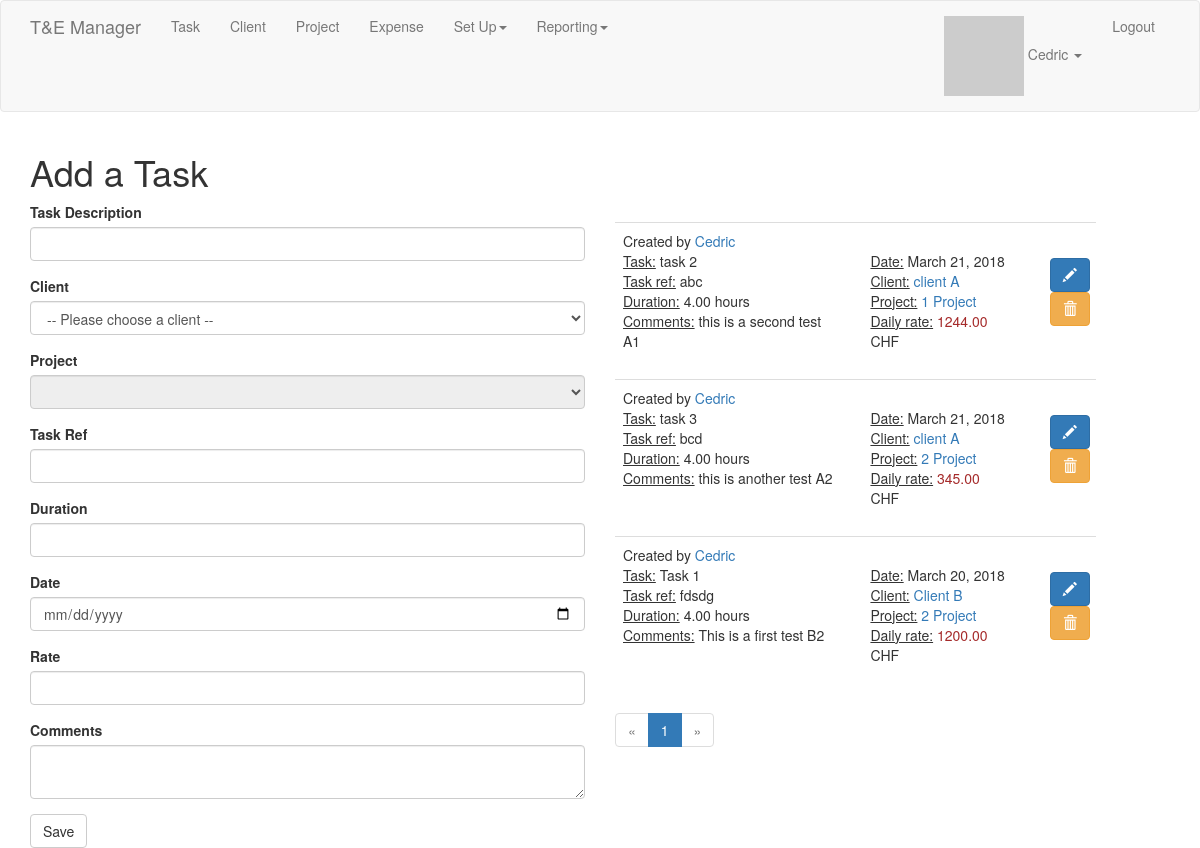
/add_task (signed in), run on the app's committed database.
### app/models.py (models this page shows, shortened)
class User(UserMixin, db.Model):
    id = db.Column(db.Integer, primary_key=True)
    username = db.Column(db.String(64), index=True, unique=True)
    email = db.Column(db.String(120), index=True, unique=True)
    password_hash = db.Column(db.String(128))
    tasks = db.relationship('Task', backref='user_task', lazy='dynamic')
    about_me = db.Column(db.String(140))
    last_seen = db.Column(db.DateTime, default=datetime.utcnow)
    followed = db.relationship(
        'User', secondary=followers,
        primaryjoin=(followers.c.follower_id == id),
        secondaryjoin=(followers.c.followed_id == id),
        backref=db.backref('followers', lazy='dynamic'), lazy='dynamic')
    clients = db.relationship('Client', backref='user_client', lazy='dynamic')
    projects = db.relationship('Project', backref='user_project', lazy='dynamic')
    role_id = db.Column(db.Integer, db.ForeignKey('role.id'))
    def avatar(self, size):
        digest = md5(self.email.lower().encode('utf-8')).hexdigest()
        return 'https://www.gravatar.com/avatar/{}?d=identicon&s={}'.format(digest, size)
    def my_tasks(self):
        own = Task.query.filter_by(user_id=self.id)
        return own.order_by(Task.date.desc(), Task.client_id.asc(), Task.task_ref.asc())
    def can(self, permissions):
        return self.role is not None and (self.role.permissions & permissions) == permissions

class Client(db.Model):
    id = db.Column(db.Integer, primary_key=True)
    name = db.Column(db.String(64), index=True)
    user_id = db.Column(db.Integer, db.ForeignKey('user.id'))
    address = db.Column(db.String(128))
    tasks = db.relationship('Task', backref='client_task', lazy='dynamic')
    projects = db.relationship('Project', backref='client_project', lazy='dynamic')

class Project(db.Model):
    id = db.Column(db.Integer, primary_key=True)
    name = db.Column(db.String(64), index=True)
    description = db.Column(db.String(128))
    tasks = db.relationship('Task', backref='project_task', lazy='dynamic')
    user_id = db.Column(db.Integer, db.ForeignKey('user.id'))
    client_id = db.Column(db.Integer, db.ForeignKey('client.id'))

class Task(db.Model):
    id = db.Column(db.Integer, primary_key=True)
    name = db.Column(db.String(64), index=True)
    user_id = db.Column(db.Integer, db.ForeignKey('user.id'))
    task_ref = db.Column(db.String(16))
    duration = db.Column(db.Numeric(4,2))
    date = db.Column(db.Date, index=True)
    comment = db.Column(db.String(240))
    rate = db.Column(db.Numeric(6,2))
    client_id = db.Column(db.Integer, db.ForeignKey('client.id'))
    project_id = db.Column(db.Integer, db.ForeignKey('project.id'))

### app/tasks/routes.py (the view, shortened to what this page needs)
@bp.route('/add_task', methods=['GET', 'POST'])
@login_required
def add_task():
    form = TaskForm(form_name='PickTask')
    form.client_id.choices = [(row.id, row.name) for row in Client.query.all()]
    form.project_id.choices = [(row.id, row.name) for row in Project.query.all()]
    if request.method == 'GET':
        page = request.args.get('page', 1, type=int)
        pagination = current_user.my_tasks().order_by(Task.date.desc(), Task.task_ref.asc()).paginate(page, 4, False)
        tasks = pagination.items
        return render_template('tasks/add_task.html', title='Add a task', form=form, tasks=tasks, pagination=pagination)

### app/tasks/forms.py
class TaskForm(FlaskForm):
    form_name = HiddenField('Form Name')
    name = StringField('Task Description', validators=[DataRequired()])
    client_id = QuerySelectField('Client', validators=[DataRequired()],
        query_factory=get_clients,
        allow_blank=True,
        get_label='name',
        blank_text=u'-- Please choose a client --',
        id='select_client')
    project_id = QuerySelectField('Project', validators=[DataRequired()],
        query_factory=get_projects,
        allow_blank=True,
        get_label='name',
        blank_text=u'-- Please choose a project --',
        id='select_project')
    task_ref = StringField('Task Ref', validators=[DataRequired()])
    duration = DecimalField('Duration', validators=[DataRequired()])
    date = DateField('Date', validators=[DataRequired()], format='%d/%m/%Y', default=datetime.date.today(),
                     id='date_picker')
    rate = DecimalField('Rate', validators=[DataRequired()])
    comment = TextAreaField('Comments', validators=[Length(min=0, max=140)])
    submit = SubmitField('Save')

### app/main/__init__.py (called while the page is built)
@bp.app_context_processor
def inject_permissions():
    return dict(Permission=Permission)

### app/main/routes.py (called while the page is built)
@bp.before_app_request
def before_request():
    if current_user.is_authenticated:
        current_user.last_seen = datetime.utcnow()
        db.session.commit()

### app/models.py (called while the page is built)
@login.user_loader
def load_user(id):
    return User.query.get(int(id))

### app/tasks/forms.py (called while the page is built)
def get_clients():
    return Client.query

def get_projects():
    return Project.query

### app/templates/tasks/add_task.html (shortened to what this page needs)
{% extends "base.html" %}
{% import 'bootstrap/wtf.html' as wtf %}
{% import "_macros.html" as macros %}
{% block app_content %}
    <h1>Add a Task</h1>
    <div class="row">
        <div class="col-md-6">
            {% if current_user.can(Permission.WRITE) %}
                {{ wtf.quick_form(form) }}
            {% endif %}
        </div>
        <div class="col-md-6">
            <div class="pagination">
                {% for task in tasks %}
                    {% include 'tasks/_task.html' %}
                {% endfor %}
            {{ macros.pagination_widget(pagination, 'tasks.add_task') }}
            </div>
        </div>
    </div>
{% endblock %}
{% block scripts %}
    {{ super() }}
{% endblock %}

### app/templates/base.html (shortened to what this page needs)
{% extends 'bootstrap/base.html' %}
{% block navbar %}
    <nav class="navbar navbar-default">
        <div class="container">
            <div class="navbar-header">
                {% if current_user.is_authenticated %}
                <a class="navbar-brand" href="{{ url_for('main.index') }}">T&E Manager</a>
                {% else %}
                <a class="navbar-brand" href="{{ url_for('auth.login') }}">T&E Manager</a>
                {% endif %}
            </div>
            <div class="collapse navbar-collapse" id="bs-example-navbar-collapse-1">
                <ul class="nav navbar-nav">
                    {% if current_user.is_authenticated %}
                    <li><a href="{{ url_for('tasks.add_task') }}">Task</a></li>
                    <li><a href="{{ url_for('clients.add_client') }}">Client</a></li>
                    <li><a href="{{ url_for('projects.add_project') }}">Project</a></li>
                    <li><a href="#">Expense</a></li>
                    <li class="dropdown"><a href="#" class="dropdown-toggle" data-toggle="dropdown">Set Up<b class="caret"></b></a>
                    <li class="dropdown"><a href="#" class="dropdown-toggle" data-toggle="dropdown">Reporting<b class="caret"></b></a>
                    </li>
                    {% endif %}
                </ul>
                <ul class="nav navbar-nav navbar-right">
                    {% if current_user.is_anonymous %}
                    <li><a href="{{ url_for('auth.register') }}">Register</a></li>
                    <li><a href="{{ url_for('auth.login') }}">Login</a></li>
                    {% else %}
                    <li class="dropdown"><a href="#" class="dropdown-toggle" data-toggle="dropdown"><img src="{{ current_user.avatar(size=18) }}"> {{ current_user.username }} <b class="caret"></b></a>
                    </li>
                    <li><a href="{{ url_for('auth.logout') }}">Logout</a></li>
                    {% endif %}
                </ul>
            </div>
        </div>
    </nav>
{% endblock %}
{% block content %}
    <div class="container">
        {% block app_content %}{% endblock %}
    </div>
{% endblock %}
{% block scripts %}
    <link rel="stylesheet" type="text/css" href="{{ url_for('static', filename='bootstrap-datetimepicker.min.css') }}" />
{% endblock %}

### app/templates/tasks/_task.html
<table class="table table-hover">
    <tr>
        <td>
            Created by <a href="{{ url_for('main.user', username=task.user_task.username) }}">{{ task.user_task.username }}</a>
            <div class="row">
                <div class="col-md-6">
                    <u>Task:</u> {{ task.name }}<br>
                    <u>Task ref:</u> {{ task.task_ref }}<br>
                    <u>Duration:</u> {{ task.duration }} hours<br>
                    {% autoescape false %}
                    <u>Comments:</u> {{ task.comment | replace("\n", "<br/>") }}<br>
                    {% endautoescape %}
                </div>
                <div class="col-md-4">
                    <u>Date:</u> {{ moment(task.date).format('LL') }}<br>
                    <u>Client:</u> <a href="{{ url_for('clients.edit_client', id=task.client_task.id) }}">{{ task.client_task.name }}</a><br>
                    <u>Project:</u> <a href="{{ url_for('projects.edit_project', id=task.project_task.id) }}">{{ task.project_task.name }}</a><br>
                    <u>Daily rate:</u> <span style="color: brown;">{{ task.rate }}</span> CHF<br>
                </div>
                {% if current_user.is_administrator %}
                <div class="btn pull-right">
                    <a class="btn btn-primary" href="{{ url_for('tasks.edit_task', id=task.id) }}"><span class="glyphicon glyphicon-pencil"></span></a>
                    <form method="post" action="{{ url_for('tasks.delete_task', id=task.id) }}"><button type="submit" class="btn btn-warning"><span class="glyphicon glyphicon-trash"></span></button></form>
                </div>
                {% endif %}
            </div>
        </td>
    </tr>
</table>

### data on the page
User: username "Cedric"
Project: client_id "-- Please choose a client --"
Task: user_task.username "Cedric", name "task 2", task_ref "abc", duration "4.00", comment "this is a second test A1", date "March 21, 2018", client_task.name "client A", project_task.name "1 Project", rate "1244.00"
Task: user_task.username "Cedric", name "task 3", task_ref "bcd", duration "4.00", comment "this is another test A2", date "March 21, 2018", client_task.name "client A", project_task.name "2 Project", rate "345.00"
Task: user_task.username "Cedric", name "Task 1", task_ref "fdsdg", duration "4.00", comment "This is a first test B2", date "March 20, 2018", client_task.name "Client B", project_task.name "2 Project", rate "1200.00"

### other printed values
{{ p }} "1"
